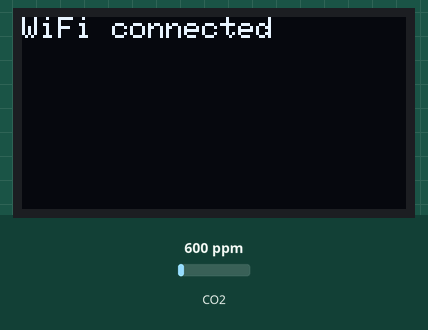
A sketch run on a simulated ESP8266 (NodeMCU). On the bench: 128×64 one-colour display. Inputs (shaded band) come from the test bench; at power-on: CO2 600 ppm. WiFi joins after 1.5 s; servers stay silent unless stated; what the sketch prints to the serial monitor is not drawn.

Above: at 1.6 s.
At 6.7 s:
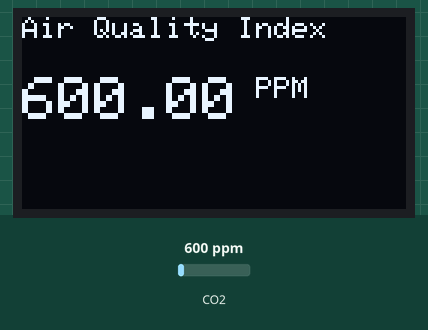
6.8 s: CO2 set to 452 ppm
At 8.8 s:
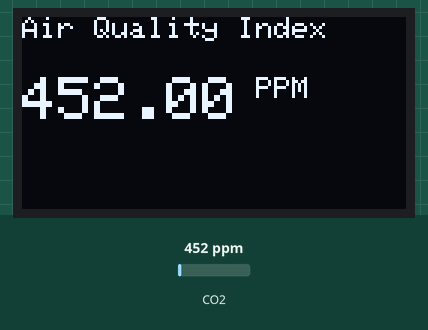
9.7 s: CO2 set to 1050 ppm
At 11.5 s:
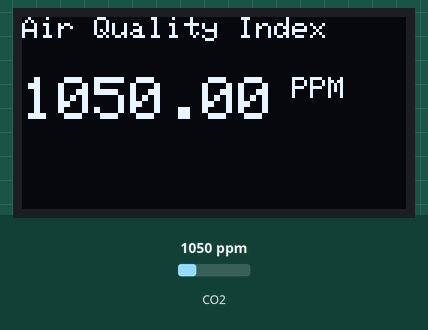
12.6 s: CO2 set to 1700 ppm
At 15.6 s:
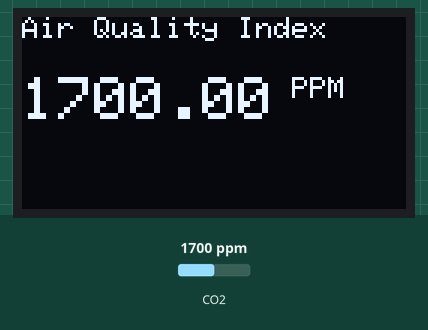
Timing chart, 0 to 17.1 s (numbered marks = the images above; inputs shaded):
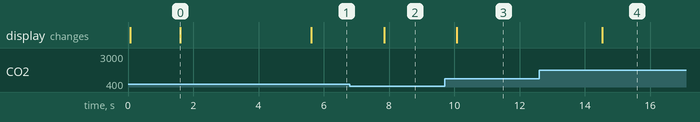

The sketch:

esp_oled_and_mq.ino
```cpp
#include <ESP8266WiFi.h>
#include <SPI.h>
#include <Wire.h>
#include "MQ135.h"
#include <Adafruit_GFX.h>
#include <Adafruit_SSD1306.h>

#define SCREEN_WIDTH 128    // OLED display width, in pixels
#define SCREEN_HEIGHT 64    // OLED display height, in pixels
#define OLED_RESET -1       // Reset pin # (or -1 if sharing Arduino reset pin)
Adafruit_SSD1306 display(SCREEN_WIDTH, SCREEN_HEIGHT, &Wire, OLED_RESET);

String apiKey = "14K8UL2QEK8BTHN6"; // Enter your Write API key from ThingSpeak
const char *ssid = "Alexahome";     // replace with your wifi ssid and wpa2 key
const char *pass = "12345678";
const char* server = "api.thingspeak.com";

WiFiClient client;


void setup()
{
  Serial.begin(115200);
  display.begin(SSD1306_SWITCHCAPVCC, 0x3C); //initialize with the I2C addr 0x3C (128x64)
  display.clearDisplay();
  delay(10);

  Serial.println("Connecting to ");
  Serial.println(ssid);

  display.clearDisplay();
  display.setCursor(0,0);
  display.setTextSize(1);
  display.setTextColor(WHITE);
  display.println("Connecting to ");
  display.setTextSize(2);
  display.print(ssid);
  display.display();

  WiFi.begin(ssid, pass);

  while (WiFi.status() != WL_CONNECTED)
  {
    delay(500);
    Serial.print(".");
  }
    Serial.println("");
    Serial.println("WiFi connected");

    display.clearDisplay();
    display.setCursor(0,0);
    display.setTextSize(1);
    display.setTextColor(WHITE);
    display.print("WiFi connected");
    display.display();
    delay(4000);
}


  void loop()
  {
    MQ135 gasSensor = MQ135(A0);
    float air_quality = gasSensor.getPPM();
    Serial.print("Air Quality: ");
    Serial.print(air_quality);
    Serial.println("  PPM");
    Serial.println();

    display.clearDisplay();
    display.setCursor(0,0);  //oled display
    display.setTextSize(1);
    display.setTextColor(WHITE);
    display.println("Air Quality Index");


    display.setCursor(0,20);  //oled display
    display.setTextSize(2);
    display.setTextColor(WHITE);
    display.print(air_quality);
    display.setTextSize(1);
    display.setTextColor(WHITE);
    display.println(" PPM");
    display.display();


    if (client.connect(server, 80)) // "184.106.153.149" or api.thingspeak.com
  {
    String postStr = apiKey;
    postStr += "&field1=";
    postStr += String(air_quality);
    postStr += "r\n";

    client.print("POST /update HTTP/1.1\n");
    client.print("Host: api.thingspeak.com\n");
    client.print("Connection: close\n");
    client.print("X-THINGSPEAKAPIKEY: " + apiKey + "\n");
    client.print("Content-Type: application/x-www-form-urlencoded\n");
    client.print("Content-Length: ");
    client.print(postStr.length());
    client.print("\n\n");
    client.print(postStr);

    Serial.println("Data Send to Thingspeak");
  }
    client.stop();
    Serial.println("Waiting...");

    delay(2000);      // thingspeak needs minimum 15 sec delay between updates.
}
```

Measured:
- after the input at 6.8 s, the display: changes after 1.0 s (image 2)
- after the input at 9.7 s, the display: changes after 0.37 s (image 3)
- after the input at 12.6 s, the display: changes after 1.9 s (image 4)
- what the display in image 0 shows lasts 4.0 s, from 1.6 s to 5.6 s
